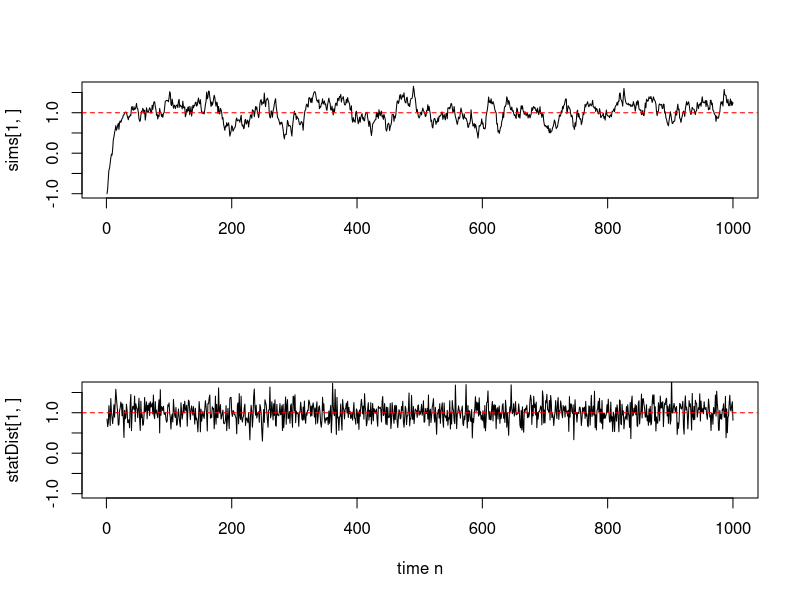
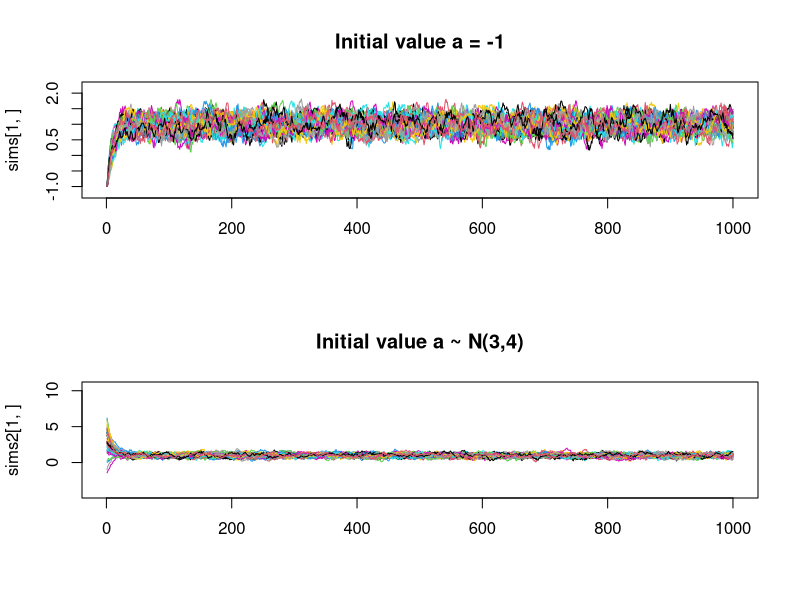
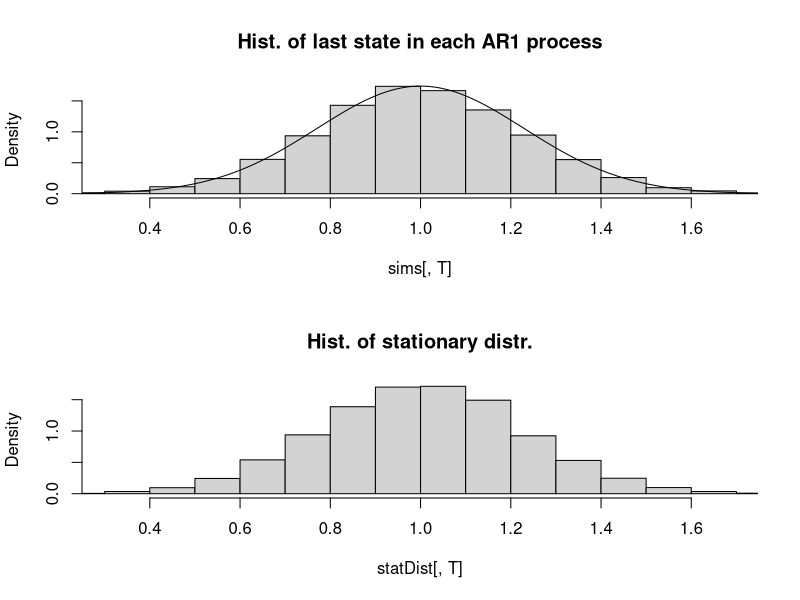
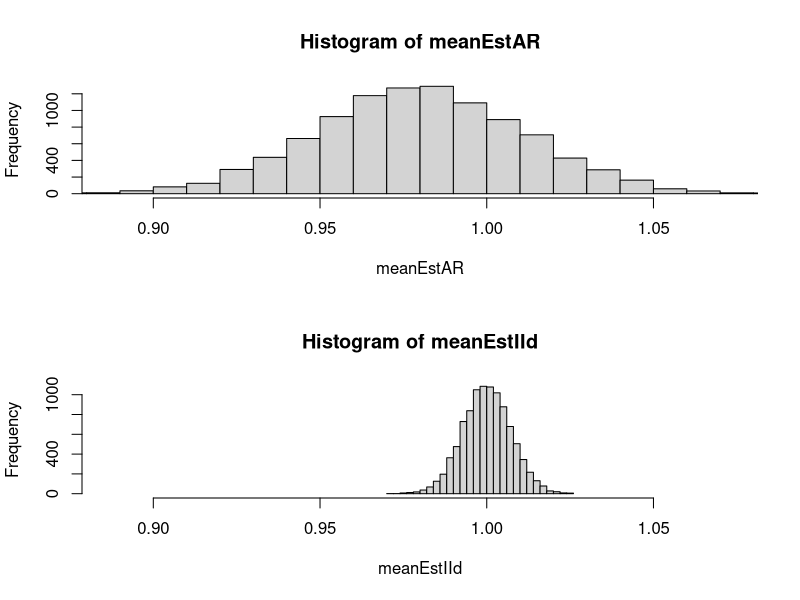

Generate these figures, in order, with R:
rm(list=ls())

set.seed(1)
gam <- 0.1
phi <- 0.9
sigma <- 0.1

stationary.mean <- gam/(1.0-phi)
stationary.sd <- sigma/sqrt(1.0-phi^2)
print(paste0("stationary mean and SD: ",stationary.mean,"  ",stationary.sd))

T <- 1000 # length of realization
N <- 10000 # number of realizations

a1 <- -1.0 # initial configuration (same in all realizations)
a2 <- rnorm(n=N,mean=3,sd=2) # some random initial configuration
#a <- rnorm(n=N,mean=stationary.mean,sd=stationary.sd) # stationary distribution

# Simulate AR1 process
sims <- matrix(0.0,nrow = N, ncol=T)
sims[,1] <- a1
sims2 <- sims
sims2[,1] <- a2
for( n in 2:T){
  sims[,n] <- gam + phi*sims[,n-1] + rnorm(N,mean=0.0,sd=sigma)
  sims2[,n] <- gam + phi*sims2[,n-1] + rnorm(N,mean=0.0,sd=sigma)
}

# Simulate stationary distribution
statDist <- matrix(rnorm(N*T,mean=stationary.mean,sd=stationary.sd),N,T)

# Plot 1st simulation of AR1 process versus independent simulations from
# stationary distribution
par(mfrow=c(2,1))
plot(1:T,sims[1,],type="l",xlab = "", ylim = c(min(sims[1,]),max(sims[1,]))) # first trajectory
abline(h=1,col="red",lty=2)
plot(1:T,statDist[1,],type="l",xlab = "time n", ylim = c(min(sims[1,]),max(sims[1,]))) # first trajectory
abline(h=1,col="red",lty=2)

# Plot simulations of AR1 process and histogram
par(mfrow=c(2,1))
plot(1:T,sims[1,],type="l",xlab = "", ylim = c(min(sims),max(sims)),
     main="Initial value a = -1")
for(i in 2:min(N,50)){ # take only first 50 realizations to save computing time
  lines(1:T,sims[i,],col=i)
}
plot(1:T,sims2[1,],type="l",xlab = "", ylim = c(min(sims2),max(sims2)),
     main="Initial value a ~ N(3,4)")
for(i in 2:min(N,50)){ # take only first 50 realizations to save computing time
  lines(1:T,sims2[i,],col=i)
}

# Histogram of X_T for all N simulations (i.e. of the last value in each process)
par(mfrow=c(2,1))
msd <- max(sd(sims[,T]),sd(statDist[,T]))
hist(sims[,T],probability = TRUE,breaks=21,
     xlim=c(mean(sims[,T])-3*msd,mean(sims[,T])+3*msd),
     main = "Hist. of last state in each AR1 process")
if(abs(phi)<1.0){ # only stationary case
  xgrid <- seq(from=stationary.mean-4*stationary.sd,
             to=stationary.mean+4*stationary.sd,
             length.out = 1000)
  lines(xgrid,dnorm(xgrid,mean=stationary.mean,stationary.sd))
}

hist(statDist[,T],probability = TRUE,breaks=21,
     xlim=c(mean(sims[,T])-3*msd,mean(sims[,T])+3*msd),
     main = "Hist. of stationary distr.")



# Impact of the definition of the AR1 process on the variance of the averages
meanEstAR <- rowMeans(sims)
meanEstIId <- rowMeans(statDist)
msd <- max(sd(meanEstAR),sd(meanEstIId))
hist(meanEstAR,xlim=c(mean(meanEstAR)-3*msd,mean(meanEstAR)+3*msd),breaks=21)
hist(meanEstIId,xlim=c(mean(meanEstAR)-3*msd,mean(meanEstAR)+3*msd),breaks=21)

print(paste0("Standard deviation based on AR(1) samples: ",sd(meanEstAR)))
print(paste0("Standard deviation based on iid samples: ",sd(meanEstIId)))
